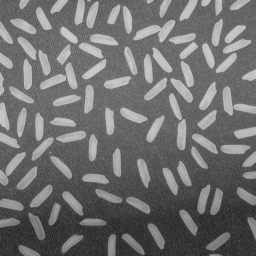
%> input picture matlab/data/rice.png, 256 x 256 px
$ octave lab01_nguong_toan_cuc_otsu.m   (GNU Octave 9; MATLAB toolbox functions it lacks are replaced by stand-ins)
%> lines starting %> are read from the running program, lines starting %| are printed output that depends on the picture; in (x1, y1, x2, y2) boxes, pixels count from 0 and x2, y2 are one past the last pixel; in counts of white or black regions, pixels touching at a corner belong together; the program's own positions count from 1
%% LAB 1 - NGUONG TOAN CUC VA OTSU
clear; close all; clc;
scriptDir=fileparts(mfilename('fullpath'));
I=im2double(imread(fullfile(scriptDir,'..','data','rice.png')));
%> I: size 256x256 double; min 0.157, max 0.8, mean 0.436
if ndims(I)==3, I=rgb2gray(I); end
Totsu=graythresh(I); Tmanual=0.48;
%> after `Totsu=graythresh(I)`: Totsu = 0.514
BWmanual=I>Tmanual; BWotsu=imbinarize(I,Totsu);
%> after `BWmanual=I>Tmanual`:
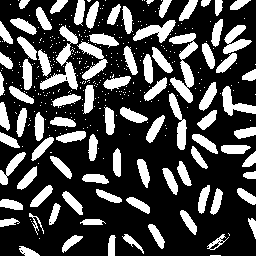
%> BWmanual: size 256x256 logical; 28.3% white; 394 white regions (307 under 20 px), largest, box (x1, y1, x2, y2) and area: (169, 33, 198, 103) 832, (40, 25, 78, 90) 800, (77, 41, 108, 80) 452
%> after `BWotsu=imbinarize(I,Totsu)`:
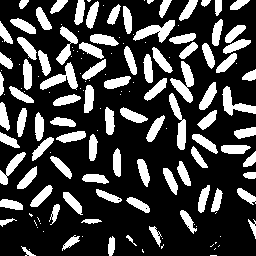
%> BWotsu: size 256x256 logical; 25.8% white; 151 white regions (62 under 20 px), largest, box (x1, y1, x2, y2) and area: (170, 61, 194, 103) 448, (133, 20, 175, 43) 429, (40, 62, 78, 90) 423
figure('Name','Lab 1 - Global thresholding');
subplot(2,2,1); imshow(I,[]); title('Anh goc');
subplot(2,2,2); imhist(I); xline(Totsu,'r','LineWidth',1.5); title(sprintf('Histogram, Otsu T=%.3f',Totsu));
subplot(2,2,3); imshow(BWmanual); title(sprintf('Nguong thu cong T=%.2f',Tmanual));
subplot(2,2,4); imshow(BWotsu); title('Nguong Otsu');
%> after `title('Nguong Otsu')`:
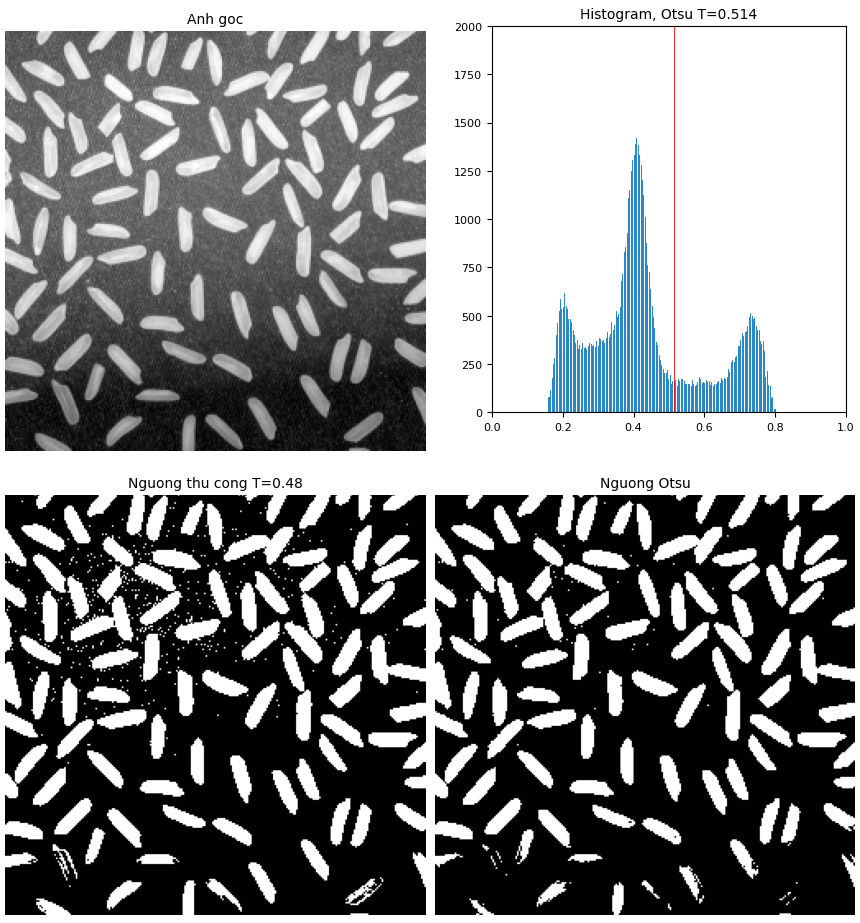
%> figure redrawn from the program's plot data, 4 panels
fprintf('Nguong Otsu = %.4f\n',Totsu);
%| Nguong Otsu = 0.5137
